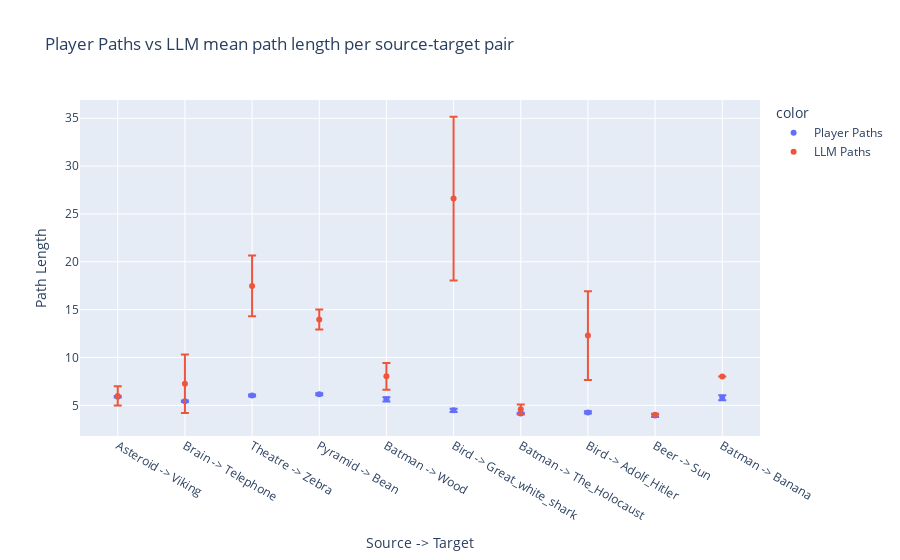
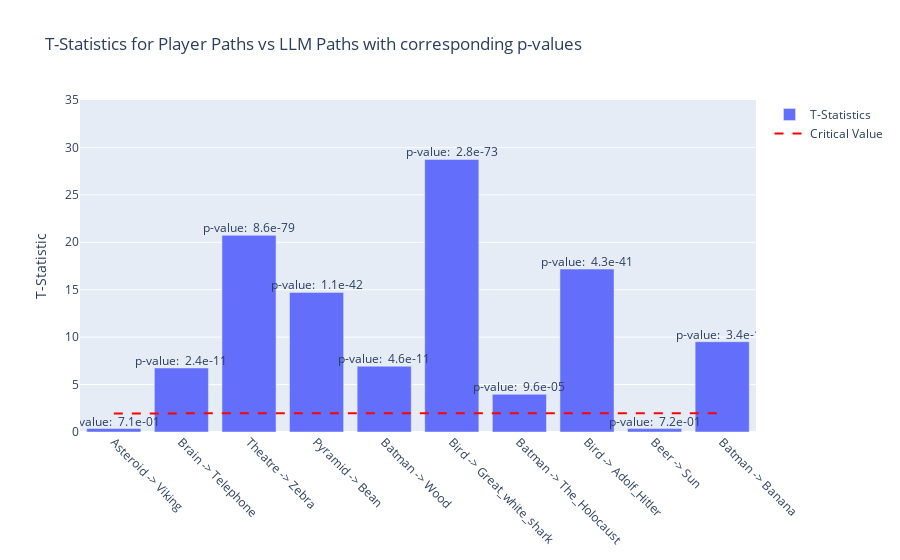

Notebook code cell kept with these figures, in order:
### Code cell
# Plot LLM and players mean lengths and errors
utils.plot_llms_vs_players(sources, targets, finished_paths_df, llm_paths)

t_stats, p_values, t_critical = utils.tstats_pvalues(sources, targets, finished_paths_df, llm_paths)
utils.plot_tsatistics(sources, targets, t_stats, p_values, t_critical)

### Figure 1 — Plotly figure (JSON) as saved in the notebook; plotly's stock layout.template omitted (floating-point values rounded to 4 significant figures)
{"data": [{"error_y": {"array": [0.06878, 0.07722, 0.09704, 0.1104, 0.2255, 0.1669, 0.09391, 0.1173, 0.1698, 0.2616]}, "hovertemplate": "color=Player Paths<br>Source -> Target=%{x}<br>Path Length=%{y}<extra></extra>", "legendgroup": "Player Paths", "marker": {"color": "#636efa", "symbol": "circle"}, "mode": "markers", "name": "Player Paths", "orientation": "v", "showlegend": true, "type": "scatter", "x": ["Asteroid -> Viking", "Brain -> Telephone", "Theatre -> Zebra", "Pyramid -> Bean", "Batman -> Wood", "Bird -> Great_white_shark", "Batman -> The_Holocaust", "Bird -> Adolf_Hitler", "Beer -> Sun", "Batman -> Banana"], "xaxis": "x", "y": [5.897, 5.435, 6.028, 6.153, 5.628, 4.478, 4.134, 4.252, 3.939, 5.797], "yaxis": "y"}, {"error_y": {"array": [1.01, 3.057, 3.18, 1.052, 1.404, 8.549, 0.4936, 4.639, 0, 0]}, "hovertemplate": "color=LLM Paths<br>Source -> Target=%{x}<br>Path Length=%{y}<extra></extra>", "legendgroup": "LLM Paths", "marker": {"color": "#EF553B", "symbol": "circle"}, "mode": "markers", "name": "LLM Paths", "orientation": "v", "showlegend": true, "type": "scatter", "x": ["Asteroid -> Viking", "Brain -> Telephone", "Theatre -> Zebra", "Pyramid -> Bean", "Batman -> Wood", "Bird -> Great_white_shark", "Batman -> The_Holocaust", "Bird -> Adolf_Hitler", "Beer -> Sun", "Batman -> Banana"], "xaxis": "x", "y": [5.98, 7.258, 17.48, 13.96, 8.028, 26.61, 4.58, 12.29, 4, 8], "yaxis": "y"}], "layout": {"legend": {"title": {"text": "color"}, "tracegroupgap": 0}, "title": {"text": "Player Paths vs LLM mean path length per source-target pair"}, "xaxis": {"anchor": "y", "domain": [0, 1], "tickmode": "array", "ticktext": ["Asteroid -> Viking", "Brain -> Telephone", "Theatre -> Zebra", "Pyramid -> Bean", "Batman -> Wood", "Bird -> Great_white_shark", "Batman -> The_Holocaust", "Bird -> Adolf_Hitler", "Beer -> Sun", "Batman -> Banana"], "tickvals": [0, 1, 2, 3, 4, 5, 6, 7, 8, 9], "title": {"text": "Source -> Target"}}, "yaxis": {"anchor": "x", "domain": [0, 1], "title": {"text": "Path Length"}}}}

### Figure 2 — Plotly figure (JSON) as saved in the notebook; plotly's stock layout.template omitted (floating-point values rounded to 4 significant figures)
{"data": [{"name": "T-Statistics", "type": "bar", "x": ["Asteroid -> Viking", "Brain -> Telephone", "Theatre -> Zebra", "Pyramid -> Bean", "Batman -> Wood", "Bird -> Great_white_shark", "Batman -> The_Holocaust", "Bird -> Adolf_Hitler", "Beer -> Sun", "Batman -> Banana"], "y": [0.368, 6.748, 20.73, 14.72, 6.936, 28.73, 3.974, 17.18, 0.3588, 9.517]}, {"line": {"color": "red", "dash": "dash"}, "mode": "lines", "name": "Critical Value", "type": "scatter", "x": ["Asteroid -> Viking", "Brain -> Telephone", "Theatre -> Zebra", "Pyramid -> Bean", "Batman -> Wood", "Bird -> Great_white_shark", "Batman -> The_Holocaust", "Bird -> Adolf_Hitler", "Beer -> Sun", "Batman -> Banana"], "y": [1.962, 1.962, 1.963, 1.964, 1.971, 1.972, 1.971, 1.972, 1.972, 1.975]}, {"mode": "text", "showlegend": false, "text": ["p-value:\n 7.1e-01"], "textposition": "top center", "type": "scatter", "x": ["Asteroid -> Viking"], "y": [0.368]}, {"mode": "text", "showlegend": false, "text": ["p-value:\n 2.4e-11"], "textposition": "top center", "type": "scatter", "x": ["Brain -> Telephone"], "y": [6.748]}, {"mode": "text", "showlegend": false, "text": ["p-value:\n 8.6e-79"], "textposition": "top center", "type": "scatter", "x": ["Theatre -> Zebra"], "y": [20.73]}, {"mode": "text", "showlegend": false, "text": ["p-value:\n 1.1e-42"], "textposition": "top center", "type": "scatter", "x": ["Pyramid -> Bean"], "y": [14.72]}, {"mode": "text", "showlegend": false, "text": ["p-value:\n 4.6e-11"], "textposition": "top center", "type": "scatter", "x": ["Batman -> Wood"], "y": [6.936]}, {"mode": "text", "showlegend": false, "text": ["p-value:\n 2.8e-73"], "textposition": "top center", "type": "scatter", "x": ["Bird -> Great_white_shark"], "y": [28.73]}, {"mode": "text", "showlegend": false, "text": ["p-value:\n 9.6e-05"], "textposition": "top center", "type": "scatter", "x": ["Batman -> The_Holocaust"], "y": [3.974]}, {"mode": "text", "showlegend": false, "text": ["p-value:\n 4.3e-41"], "textposition": "top center", "type": "scatter", "x": ["Bird -> Adolf_Hitler"], "y": [17.18]}, {"mode": "text", "showlegend": false, "text": ["p-value:\n 7.2e-01"], "textposition": "top center", "type": "scatter", "x": ["Beer -> Sun"], "y": [0.3588]}, {"mode": "text", "showlegend": false, "text": ["p-value:\n 3.4e-17"], "textposition": "top center", "type": "scatter", "x": ["Batman -> Banana"], "y": [9.517]}], "layout": {"title": {"text": "T-Statistics for Player Paths vs LLM Paths with corresponding p-values"}, "xaxis": {"tickangle": 45, "tickmode": "array", "ticktext": ["Asteroid -> Viking", "Brain -> Telephone", "Theatre -> Zebra", "Pyramid -> Bean", "Batman -> Wood", "Bird -> Great_white_shark", "Batman -> The_Holocaust", "Bird -> Adolf_Hitler", "Beer -> Sun", "Batman -> Banana"], "tickvals": [0, 1, 2, 3, 4, 5, 6, 7, 8, 9]}, "yaxis": {"range": [0, 35], "title": {"text": "T-Statistic"}}}}
